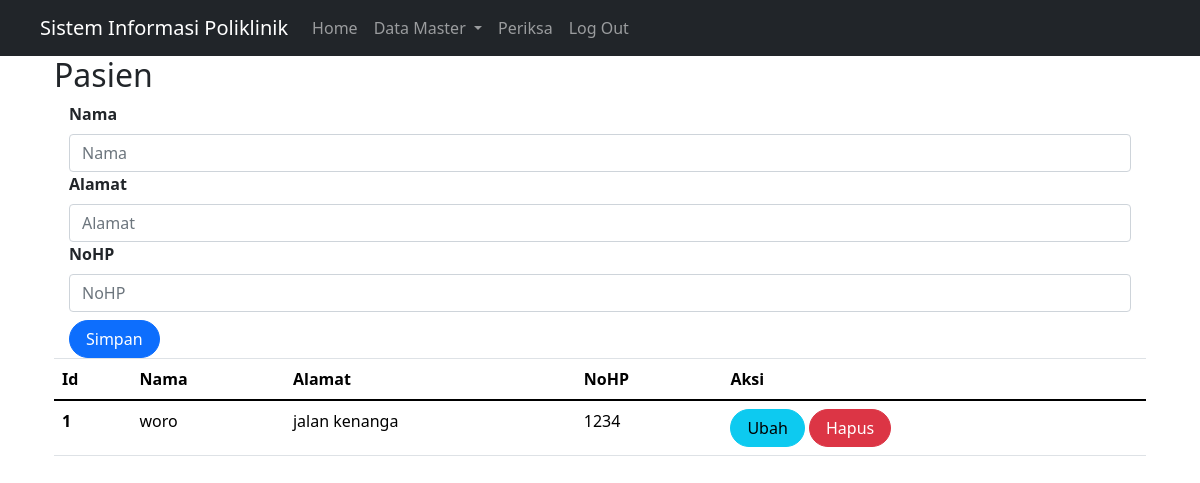
The page /index.php?page=pasien (signed in) on the database its author committed.
### tables this page shows
CREATE TABLE `pasien` (
  `id` int(11) NOT NULL,
  `nama` varchar(255) DEFAULT NULL,
  `alamat` varchar(255) DEFAULT NULL,
  `no_hp` varchar(50) DEFAULT NULL
);

### pasien.php (the view, shortened to what this page needs)
<?php
include 'koneksi.php';
?>
<!DOCTYPE html>
<html lang="en">
<head>
    <link href="https://cdn.jsdelivr.net/npm/bootstrap@5.0.2/dist/css/bootstrap.min.css" rel="stylesheet"
>
</head>
<body>
        <form method="POST" action="" name="myForm" onsubmit="return(validate());">
            <?php
            $nama = '';
            $alamat = '';
            $no_hp = '';
            ?>
            <div class="col">
                <label for="inputIsi" class="form-label fw-bold">
                    Nama
                </label>
                <input type="text" class="form-control" name="nama" id="inputIsi" placeholder="Nama" value="<?php echo $nama ?>">
            </div>
            <div class="col">
                <label for="inputTanggalAwal" class="form-label fw-bold">
                    Alamat
                </label>
                <input type="text" class="form-control" name="alamat" id="inputTanggalAwal" placeholder="Alamat" value="<?php echo $alamat ?>">
            </div>
            <div class="col mb-2">
                <label for="inputTanggalAkhir" class="form-label fw-bold">
                    NoHP
                </label>
                <input type="text" class="form-control" name="no_hp" id="inputTanggalAkhir" placeholder="NoHP" value="<?php echo $no_hp?>">
            </div>
            <div class="col">
                <button type="submit" class="btn btn-primary rounded-pill px-3" name="simpan">Simpan</button>
            </div>
        </form>
        <table class="table table-hover">
            <thead>
                <tr>
                    <th scope="col">Id</th>
                    <th scope="col">Nama</th>
                    <th scope="col">Alamat</th>
                    <th scope="col">NoHP</th>
                    <th scope="col">Aksi</th>
                </tr>
            </thead>
            <tbody>
                <?php
                $result = mysqli_query(
                    $mysqli,"SELECT * FROM pasien"
                    );
                $no = 1;
                while ($data = mysqli_fetch_array($result)) {
                ?>
                    <tr>
                        <th scope="row"><?php echo $no++ ?></th>
                        <td><?php echo $data['nama'] ?></td>
                        <td><?php echo $data['alamat'] ?></td>
                        <td><?php echo $data['no_hp'] ?></td>
                        <td>
                            <a class="btn btn-info rounded-pill px-3" href="index.php?page=pasien&id=<?php echo $data['id'] ?>">Ubah</a>
                            <a class="btn btn-danger rounded-pill px-3" href="index.php?page=pasien&id=<?php echo $data['id'] ?>&aksi=hapus">Hapus</a>
                        </td>
                    </tr>
                <?php
                }
                ?>
            </tbody>
            </table>
</body>
</html>

### rows shown on the page
pasien: nama "woro", alamat "jalan kenanga", no_hp "1234"

### other values the page prints
$_GET['page'] "Pasien"
